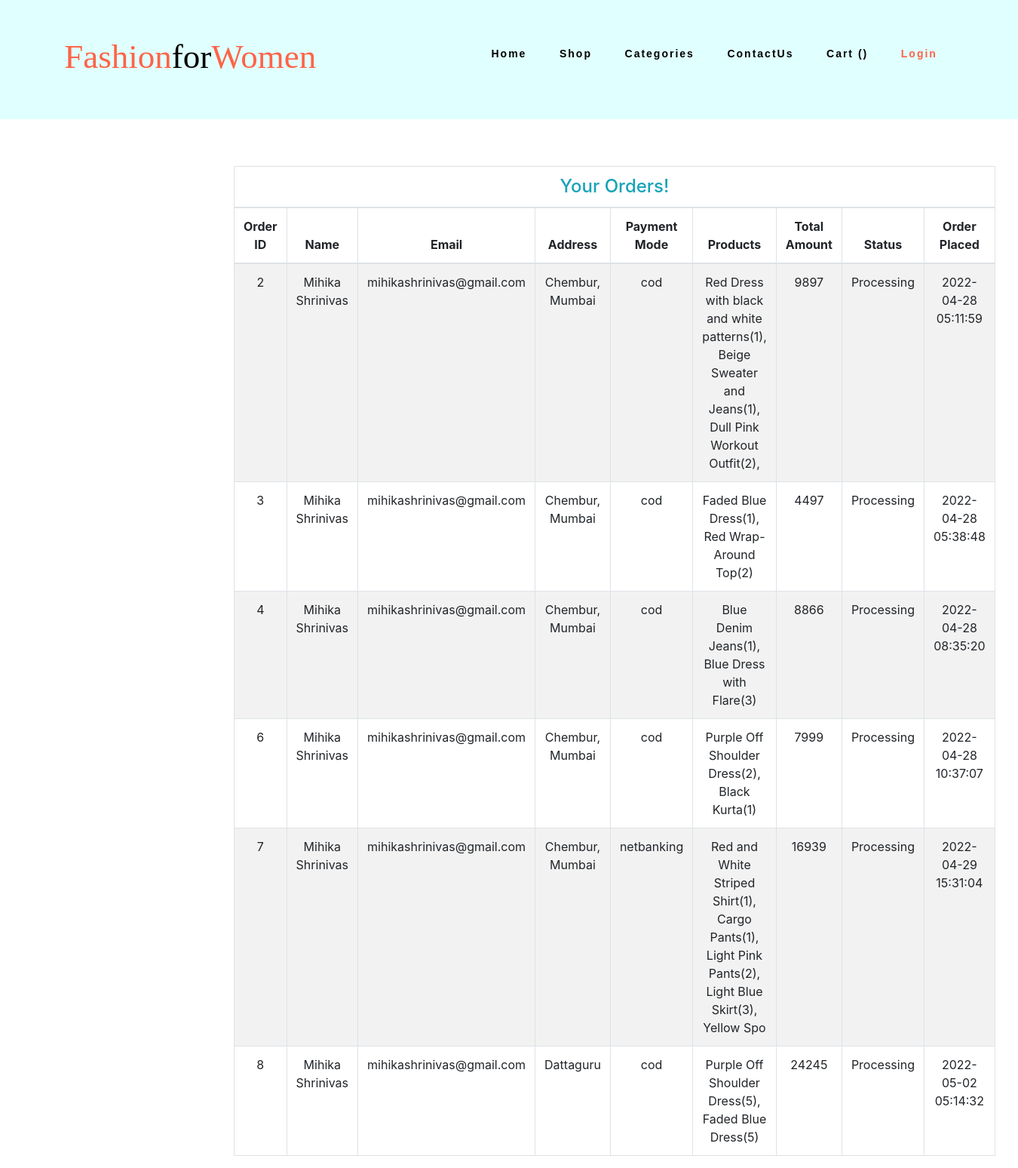
The page /vieworders.php?username=mihika135 on the database its author committed.
### tables this page shows
CREATE TABLE `orders` (
  `id` int(11) NOT NULL,
  `name` varchar(100) NOT NULL,
  `username` text NOT NULL,
  `email` varchar(100) NOT NULL,
  `phone` varchar(100) NOT NULL,
  `address` varchar(100) NOT NULL,
  `pmode` varchar(50) NOT NULL,
  `products` varchar(100) NOT NULL,
  `amount_paid` varchar(100) NOT NULL,
  `order_status` text NOT NULL DEFAULT 'Processing',
  `date_added` timestamp NOT NULL DEFAULT current_timestamp() ON UPDATE current_timestamp()
);

### vieworders.php (the view, shortened to what this page needs)
<!DOCTYPE html>
<html lang="en">
<head>
    <link rel="stylesheet" href="css3.css">
  <link rel='stylesheet' href='https://cdnjs.cloudflare.com/ajax/libs/twitter-bootstrap/4.5.2/css/bootstrap.min.css' />
  <link rel='stylesheet' href='https://cdnjs.cloudflare.com/ajax/libs/font-awesome/5.9.0/css/all.min.css' />
</head>
<body>
<nav class="nav py-5">
<div class="logo">
  <h3><a href="home.html" class="logo-name" style="color:tomato;">Fashion<span class="between">for</span>Women</a></h3>
</div>
<ul class="nav-links">
  <li><a href="home.php">Home</a></li>
  <li><a href="shop.php">Shop</a></li>
  <li><a href="categories.php">Categories</a></li>
  <li><a href="contact.php">ContactUs</a></li>
  <li><a href="cart.php">Cart (<span id="cart-item" class="badge badeg-danger" style="background-color: crimson;border-radius: 3px;font-weight:bold;"></span>) </a></li>
  <li id="login">
  <?php if (session_id() == '' || !isset($_SESSION['username'])){?><a href="login.php">Login</a><?php }else { ?><div class="dropdown">
      <button class="dropbtn"><?php echo "Hi, ". $_SESSION['username'];}?> </button>
  </li>
</ul>
</nav>
  <div class="container" style="position:absolute;top:220px;left:200px">
    <div class="row justify-content-center">
      <div class="col-lg-10">
        <div class="table-responsive-md">
          <table class="table table-bordered table-striped text-center">
            <thead>
              <tr>
                <td colspan="9">
                  <h4 class="text-center text-info m-0">Your Orders!</h4>
                </td>
              </tr>
              <tr>
                <th>Order ID</th>
                <th>Name</th>
                <th>Email</th>
                <th>Address</th>
                <th>Payment Mode</th>
                <th>Products</th>
                <th>Total Amount</th>
                <th>Status</th>
                <th>Order Placed</th>
              </tr>
            </thead>
            <tbody>
              <?php
                require 'connect.php';
                $username = $_GET['username'];
                $sql = "SELECT * FROM orders WHERE username = '$username'";
                $stmt = $conn->prepare($sql);
                $stmt->execute();
                $result = $stmt->get_result();
                while ($row = $result->fetch_assoc()):
              ?>
              <tr>
                <td><?= $row['id'] ?></td>
                <td><?php echo $row['name']?></td>
                <td><?php echo $row['email']?></td>
                <td>
                <?php echo $row['address']?>
                </td>
                <td>
                <?php echo $row['pmode']?>
                </td>
                <td><?php echo $row['products']?></td>
                <td>
                <?php echo $row['amount_paid']?>
                </td>
                <td>
                <?php echo $row['order_status']?>
                </td>
                <td>
                <?php echo $row['date_added']?>
                </td>
              </tr>
              <?php endwhile; ?>
            </tbody>
          </table>
        </div>
      </div>
    </div>
  </div>
</body>
</html>

### css/css3.css (style rules this page uses)
.nav { display:flex; justify-content: space-around; align-items:center; min-height:10vh; background-color: lightcyan; position: fixed; width: 100%; top:0; z-index: 11; }
a { text-decoration: none; transition: .4s; }
.nav a { color:black; }
#login { color: tomato; }
#login a { color: tomato; }
.logo h3 { font-family: 'Sacramento', cursive; font-weight: 500; text-align: center; font-size:45px; }
.logo-name { color: tomato; }
.between { font-family: 'Lucida Calligraphy', cursive; color: black; }
.nav-links { display:flex; list-style: none; width:50%; justify-content: space-around; letter-spacing: 2px; font-weight: 600; font-size:14px; font-family: 'Montserrat', sans-serif; }

### rows shown on the page
orders: id "2", name "Mihika Shrinivas", email "mihikashrinivas@gmail.com", address "Chembur, Mumbai", pmode "cod", products "Red Dress with black and white patterns(1), Beige Sweater and Jeans(1), Dull Pink Workout Outfit(2),", amount_paid "9897", order_status "Processing", date_added "2022-04-28 05:11:59"
orders: id "3", name "Mihika Shrinivas", email "mihikashrinivas@gmail.com", address "Chembur, Mumbai", pmode "cod", products "Faded Blue Dress(1), Red Wrap-Around Top(2)", amount_paid "4497", order_status "Processing", date_added "2022-04-28 05:38:48"
orders: id "4", name "Mihika Shrinivas", email "mihikashrinivas@gmail.com", address "Chembur, Mumbai", pmode "cod", products "Blue Denim Jeans(1), Blue Dress with Flare(3)", amount_paid "8866", order_status "Processing", date_added "2022-04-28 08:35:20"
orders: id "6", name "Mihika Shrinivas", email "mihikashrinivas@gmail.com", address "Chembur, Mumbai", pmode "cod", products "Purple Off Shoulder Dress(2), Black Kurta(1)", amount_paid "7999", order_status "Processing", date_added "2022-04-28 10:37:07"
orders: id "7", name "Mihika Shrinivas", email "mihikashrinivas@gmail.com", address "Chembur, Mumbai", pmode "netbanking", products "Red and White Striped Shirt(1), Cargo Pants(1), Light Pink Pants(2), Light Blue Skirt(3), Yellow Spo", amount_paid "16939", order_status "Processing", date_added "2022-04-29 15:31:04"
orders: id "8", name "Mihika Shrinivas", email "mihikashrinivas@gmail.com", address "Dattaguru", pmode "cod", products "Purple Off Shoulder Dress(5), Faded Blue Dress(5)", amount_paid "24245", order_status "Processing", date_added "2022-05-02 05:14:32"
